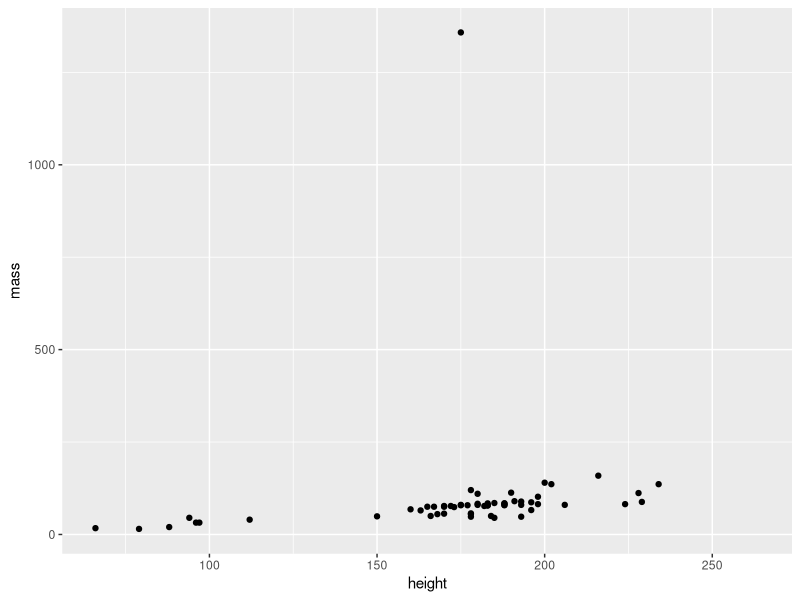
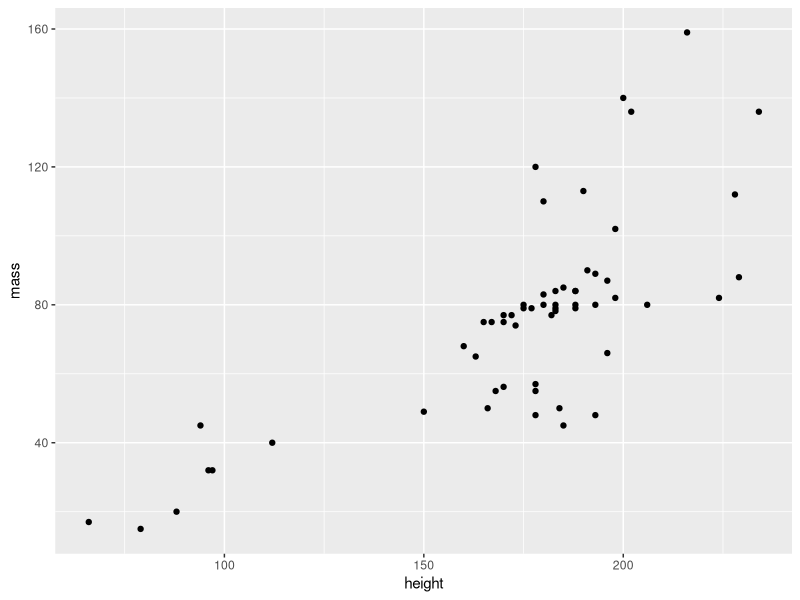
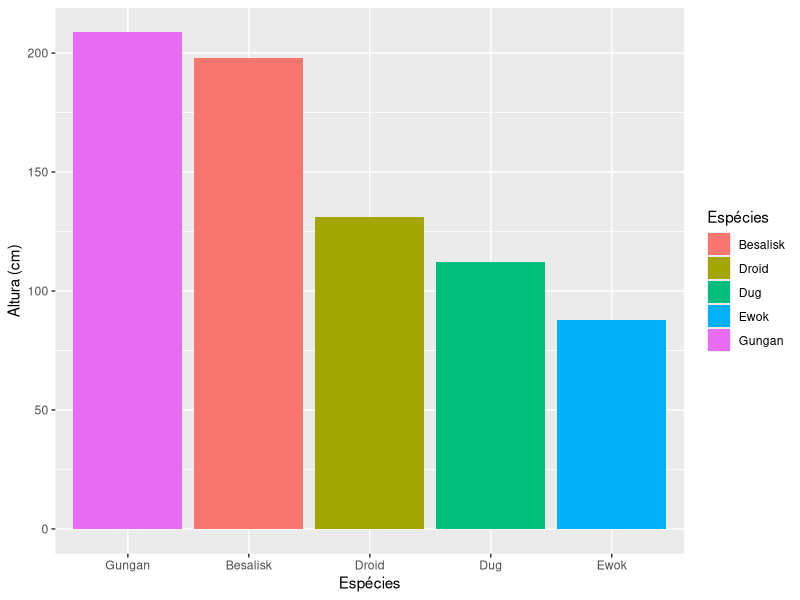
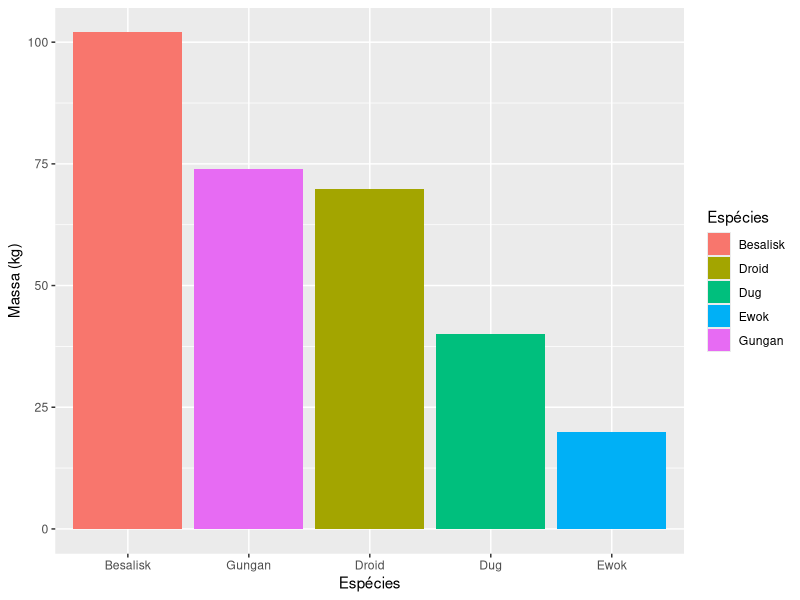

Generate these figures, in order, with R:

# Pacotes tidyverse - Prática -----------------------------------------------------------------------------------------------------------------------------
# Autoria do script: Jeanne Franco ---------------------------------------------------------------------------------------------------------
# Data: 17/03/2022 -------------------------------------------------------------------------------------------------------------------------

# Carregar pacotes -------------------------------------------------------------------------------------------------------------------------

library(dplyr)
library(ggplot2)

# Carregar dados ---------------------------------------------------------------------------------------------------------------------------

dados <- starwars
View(dados)

dados %>%
  select(mass, hair_color) %>%
  filter(hair_color == "brown")

dados %>%
  select(height, hair_color) %>%
  filter(hair_color == "brown")

dados_1 <- dados %>%
  select(height, mass) %>%
  summarise_at(c("height", "mass"), list(max, min), na.rm = TRUE) 
dados_1

dados_2 <- dados %>%
  select(height, mass) 
dados_2

ggplot(dados_2, aes(x = height, y = mass)) +
  geom_point()

dados_2 <- dados %>%
  select(height, mass) %>%
  filter(mass != 1358) # Elimina o valor máximo (outlier que impede ver a tendência)
dados_2

ggplot(dados_2, aes(x = height, y = mass)) +
  geom_point()

dados_3 <- dados %>%
  select(height, mass, species) %>%
  filter(species %in% c("Besalisk", "Dug", "Gungan", "Ewok", "Droid")) %>%
  group_by(species) %>%
  summarise_all(list(mean), na.rm = TRUE)
dados_3

plot_altura <- ggplot(dados_3, aes(x = species, y = height)) +
  geom_col(aes(fill = species)) +
  scale_x_discrete(limits = c("Gungan", "Besalisk", "Droid", "Dug", "Ewok")) +
  scale_fill_discrete(name = "Espécies") +
  labs(x = "Espécies", y = "Altura (cm)")
plot_altura

plot_massa <- ggplot(dados_3, aes(x = species, y = mass)) +
  geom_col(aes(fill = species)) +
  scale_x_discrete(limits = c("Besalisk", "Gungan", "Droid", "Dug", "Ewok")) +
  scale_fill_discrete(name = "Espécies") +
  labs(x = "Espécies", y = "Massa (kg)")
plot_massa
